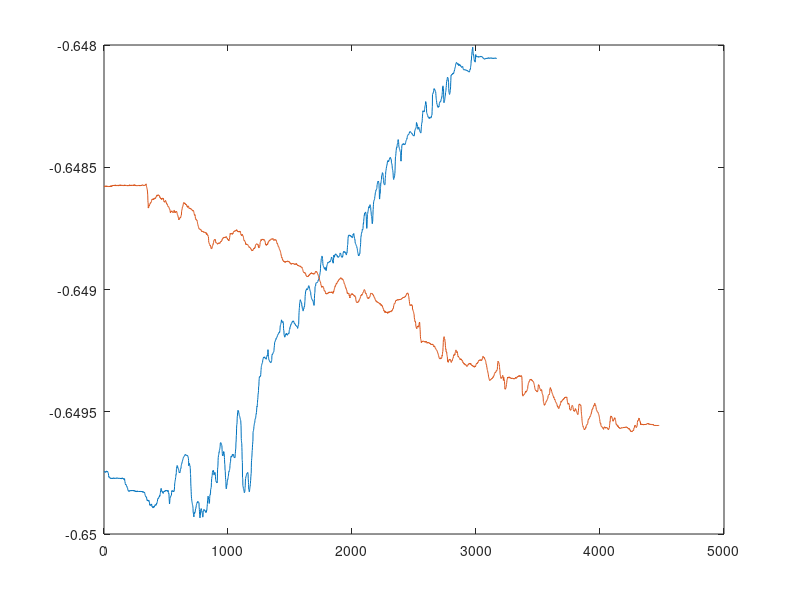
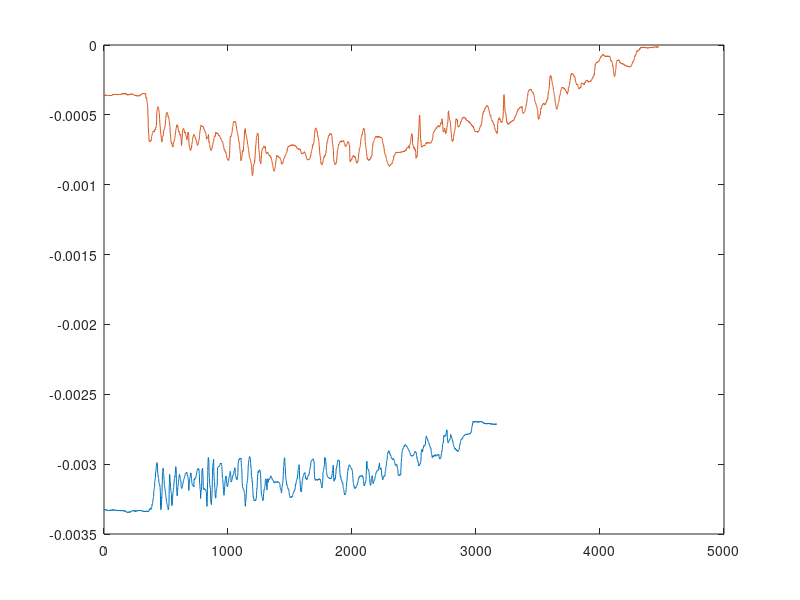
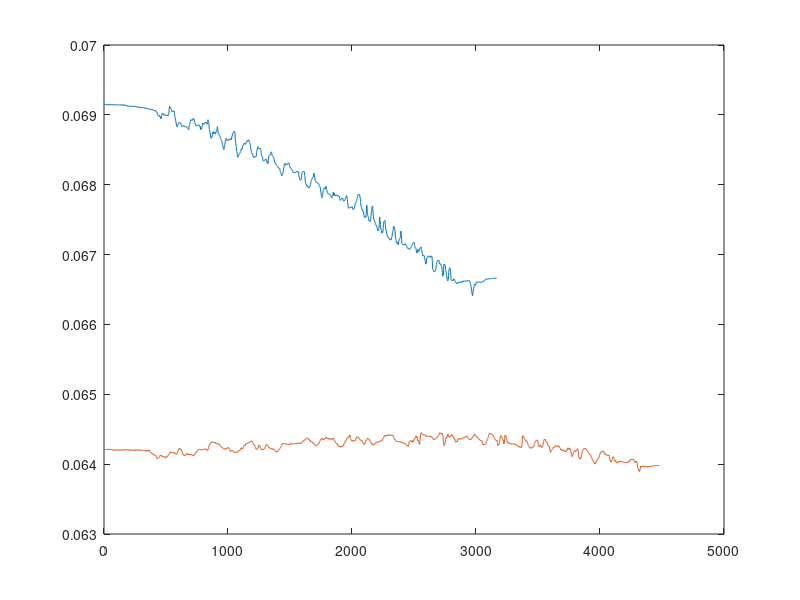

Source code (MATLAB) for these figures, in order:
d1 = load("x_-0.65_y_0_case1/panda_right_x_out.txt");
d2 = load("x_-0.65_y_0_case2/panda_right_x_out.txt");

figure
plot (d1(:,1))
hold on
plot (d2(:,1))

figure
plot (d1(:,2))
hold on
plot (d2(:,2))

figure
plot (d1(:,3))
hold on
plot (d2(:,3))